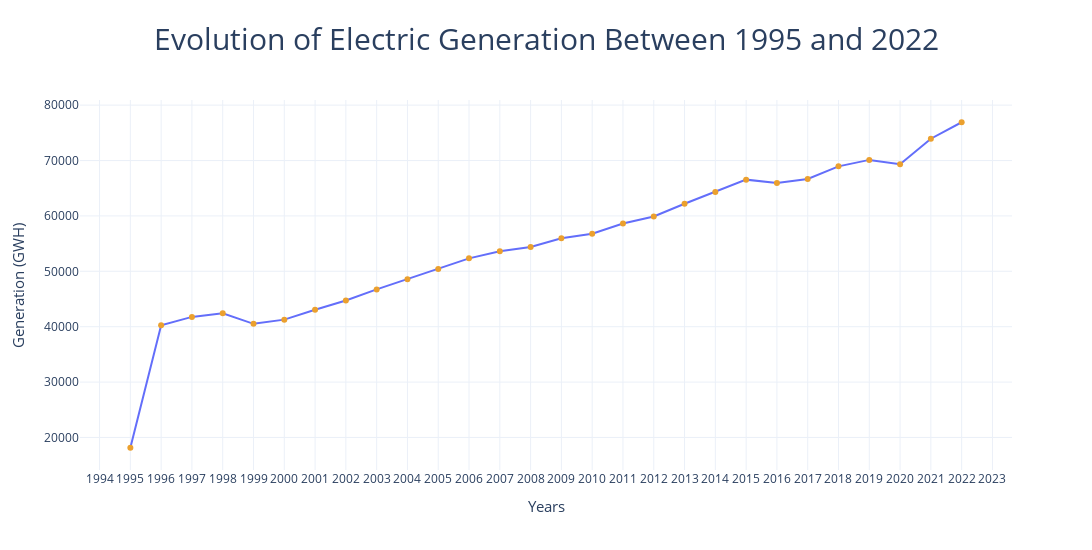

Notebook cell for this chart:
### Markdown cell above
## Historical Trends in Electricity Generation

### Code cell
# Convert the 'Fecha' column to just the year
try:
    yearlygeneration["Fecha"] = yearlygeneration["Fecha"].dt.year
except:
    pass

# Group by 'Fecha' and calculate the sum of numeric columns, then reset the index
data = yearlygeneration.groupby("Fecha").sum(numeric_only=True).reset_index()

# Plot the data using Plotly
fig = px.line(data, x='Fecha', y='Total', title='Evolution of Electric Generation Between 1995 and 2022',
              labels={'Fecha': 'Years', 'Total': 'Generation (GWH)'}, markers=True)

# Update the trace marker color
fig.update_traces(marker=dict(color='#EBA02E'))

# Update layout properties
fig.update_layout(
    xaxis=dict(tickmode='linear'),
    yaxis=dict(tickformat=".0f"),
    template='plotly_white',
    title=dict(font=dict(size=30), x=0.5, xanchor='center'),
    xaxis_title=dict(font=dict(size=15)),
    yaxis_title=dict(font=dict(size=15)),
    legend=dict(font=dict(size=12)),
    width=1400,
    height=550
)

# Show the plot
fig.show()

#Seaborn PLot for Github Visualization
plt.figure(figsize=(17,10))
sns.lineplot(data=data,x='Fecha',y='Total',marker='o')
plt.title('Evolution of Electric Generation Between 1995 and 2022', fontsize=24)
plt.ylabel('Generation (GWH)',fontsize=12)
plt.xlabel('Years',fontsize=12)
plt.grid(alpha=0.5)
plt.xticks(ticks=range(1995, 2023, 1), rotation=45)
plt.show()



# Print the dataframe
#data[['Fecha', 'Total']]

### Figure 1 — Plotly figure (JSON) as saved in the notebook; plotly's stock layout.template omitted (floating-point values rounded to 4 significant figures)
{"data": [{"hovertemplate": "Years=%{x}<br>Generation (GWH)=%{y}<extra></extra>", "legendgroup": "", "line": {"color": "#636efa", "dash": "solid"}, "marker": {"color": "#EBA02E", "symbol": "circle"}, "mode": "lines+markers", "name": "", "orientation": "v", "showlegend": false, "type": "scatter", "x": [1995, 1996, 1997, 1998, 1999, 2000, 2001, 2002, 2003, 2004, 2005, 2006, 2007, 2008, 2009, 2010, 2011, 2012, 2013, 2014, 2015, 2016, 2017, 2018, 2019, 2020, 2021, 2022], "xaxis": "x", "y": [18148, 40249, 41768, 42422, 40514, 41277, 43048, 44734, 46735, 48563, 50431, 52340, 53627, 54395, 55965, 56787, 58621, 59891, 62197, 64328, 66548, 65943, 66667, 68947, 70114, 69324, 73933, 76908], "yaxis": "y"}], "layout": {"height": 550, "legend": {"font": {"size": 12}, "tracegroupgap": 0}, "title": {"font": {"size": 30}, "text": "Evolution of Electric Generation Between 1995 and 2022", "x": 0.5, "xanchor": "center"}, "width": 1400, "xaxis": {"anchor": "y", "domain": [0, 1], "tickmode": "linear", "title": {"font": {"size": 15}, "text": "Years"}}, "yaxis": {"anchor": "x", "domain": [0, 1], "tickformat": ".0f", "title": {"font": {"size": 15}, "text": "Generation (GWH)"}}}}
